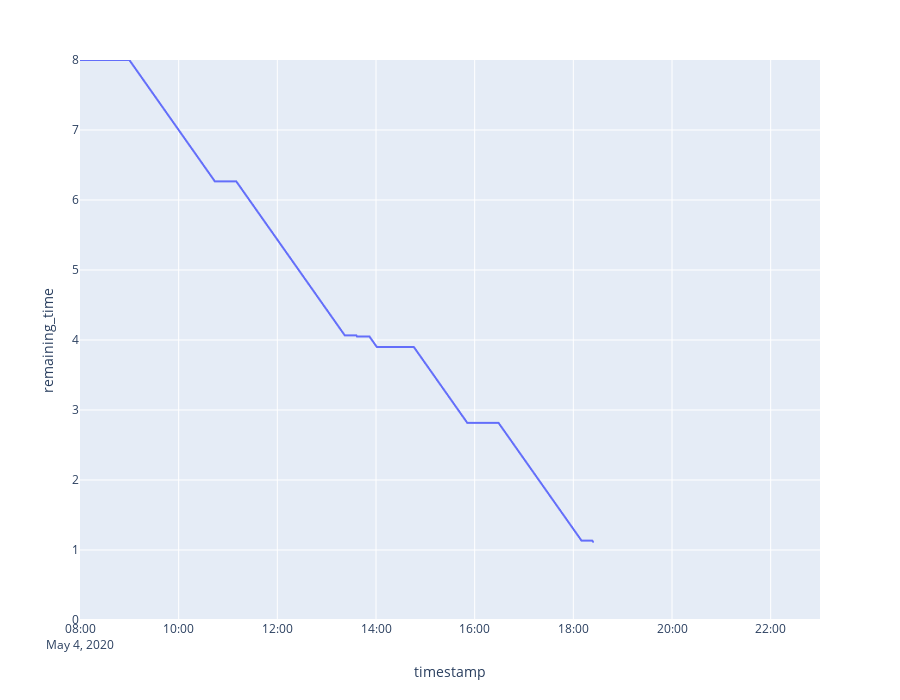

Write notebook code for a chart like this one.
### Code cell
fig = px.line(activity_info.timeseries_today, x='timestamp', y='remaining_time', range_x=[activity_info.midnight + datetime.timedelta(hours=8),activity_info.midnight + datetime.timedelta(hours=23)], range_y=[0,8])
fig.update_layout(width=900, height=700)
fig.show()

### Figure 1 — Plotly figure (JSON) as saved in the notebook; plotly's stock layout.template omitted (floating-point values rounded to 4 significant figures; data arrays with more than 128 entries replaced by an {"elided": "..."} marker saying what was removed)
{"data": [{"hovertemplate": "timestamp=%{x}<br>remaining_time=%{y}<extra></extra>", "legendgroup": "", "line": {"color": "#636efa", "dash": "solid"}, "mode": "lines", "name": "", "showlegend": false, "type": "scattergl", "x": {"elided": "1104 str values"}, "xaxis": "x", "y": {"elided": "1104 float values"}, "yaxis": "y"}], "layout": {"height": 700, "legend": {"tracegroupgap": 0}, "margin": {"t": 60}, "width": 900, "xaxis": {"anchor": "y", "domain": [0, 1], "range": ["2020-05-04T08:00:00", "2020-05-04T23:00:00"], "title": {"text": "timestamp"}}, "yaxis": {"anchor": "x", "domain": [0, 1], "range": [0, 8], "title": {"text": "remaining_time"}}}}
